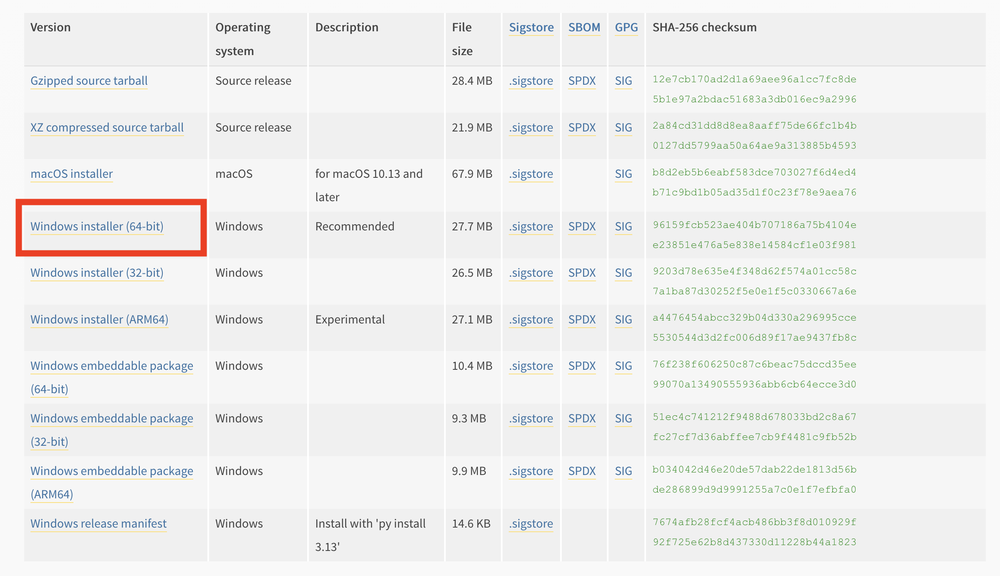
#> input picture tutorials/images/files.png, 1000 x 576 px, shrunk from 2396 x 1380 before the run, given in place of the camera
$ python opencv_guide_4.py
#> lines starting #> are read from the running program, lines starting #| are printed output that depends on the picture; after the words box and inside, x2 and y2 are one past the last pixel; in counts of white or black regions, pixels touching at a corner belong together
"""
4_webcam.py

This program opens the computer's webcam and detects red-colored objects in
the video feed using contour detection. The frame is converted from BGR to
HSV color space so red colors can be detected more reliably. A mask isolates
red regions, and contours are used to find the shapes of these regions.
Small contours are ignored using a minimum area threshold to reduce noise.
A bounding rectangle is drawn around valid red objects.
"""

import cv2  # Import OpenCV library for webcam capture and drawing functions
import numpy as np  # Import NumPy for numerical operations and array handling


def main():
    # Create a VideoCapture object to access the default webcam (index 0)
    cap = cv2.VideoCapture(0)

    # Check if the webcam opened successfully
    if not cap.isOpened():
        print("Error: Could not open webcam")
        return

    # Start a loop to continuously capture frames from the webcam
    while True:
        # Read a frame from the webcam
        # ret = True if frame captured successfully
        # frame = the image frame captured from the webcam
        ret, frame = cap.read()
#> frame is the input picture: shape (576, 1000, 3); mean B, G, R 238.1, 238.9, 238.7

        # If the frame could not be captured, exit the loop
        if not ret:
            print("Failed to grab frame")
            break

        # Convert the frame from BGR color space to HSV color space
        # HSV makes it easier to detect specific colors
        hsv = cv2.cvtColor(frame, cv2.COLOR_BGR2HSV)
#> hsv: shape (576, 1000, 3); mean H, S, V 10.2, 4.3, 240.5

        # Define the lower and upper HSV bounds for detecting red
        lower_red = np.array([0, 120, 70])
        upper_red = np.array([10, 255, 255])

        # Create a mask that keeps only the red colors within the range
        mask = cv2.inRange(hsv, lower_red, upper_red)
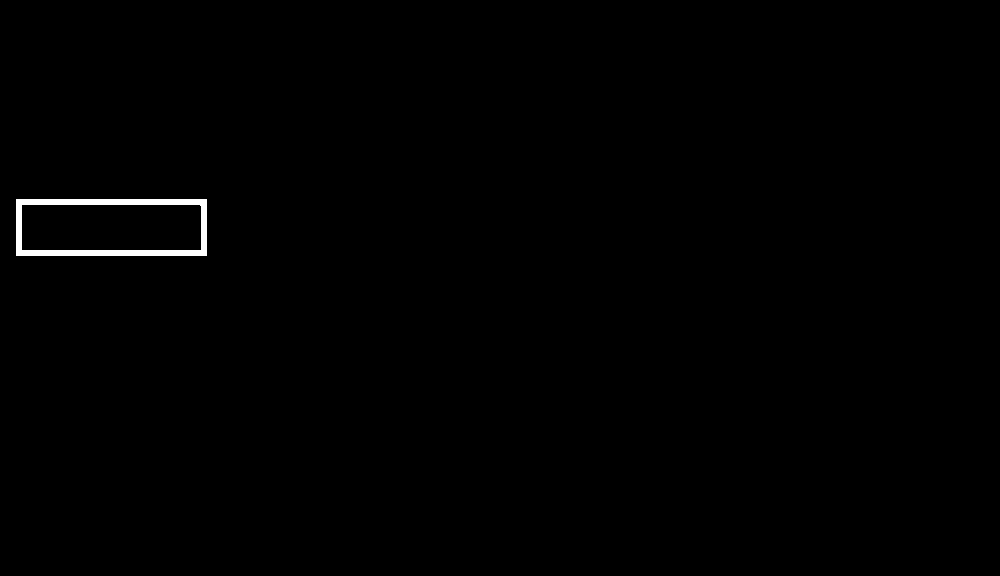
#> mask: shape (576, 1000); 0.49% white; 1 white region, box (x1, y1, x2, y2) and area: (16, 199, 207, 256) 2833

        # Find contours in the mask
        # Contours represent the outlines of detected regions
        contours, _ = cv2.findContours(mask, cv2.RETR_EXTERNAL, cv2.CHAIN_APPROX_SIMPLE)
#> contours = [[[16, 199], [16, 255], [206, 255], [206, 199]]]

        # Loop through each detected contour
        for contour in contours:
            # Calculate the area of the contour
            area = cv2.contourArea(contour)

            # Ignore small contours to reduce noise in detection
            if area > 500:
                # Get the bounding rectangle for the contour
                x, y, w, h = cv2.boundingRect(contour)

                # Draw the rectangle around the detected red object
                cv2.rectangle(frame, (x, y), (x + w, y + h), (0, 255, 0), 2)
#> this loop made 1 pass
#> (contour, area, x, y, w, h) on pass 1: ([[16, 199], [16, 255], [206, 255], [206, 199]], 10640, 16, 199, 191, 57)
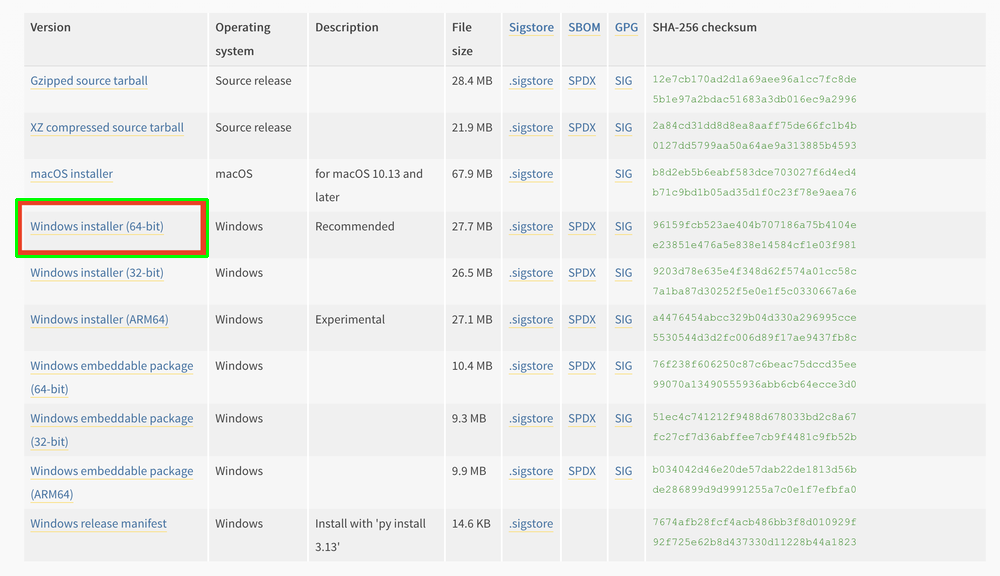
#> frame: shape (576, 1000, 3); 0.26% of pixels changed, all inside (x1, y1, x2, y2) = (15, 198, 209, 258)

        # Display the webcam frame with any detected bounding box
        cv2.imshow("Red Object Detection with Contours", frame)
        cv2.imshow("Mask", mask)

        # Wait 1 ms for a key press
        # If the 'q' key is pressed, exit the loop
        if cv2.waitKey(1) & 0xFF == ord("q"):
#> (key q is pressed here)
            break

    # Release the webcam when the program ends
    cap.release()

    # Close all OpenCV windows
    cv2.destroyAllWindows()


# Run the main function only if this script is executed directly
if __name__ == "__main__":
    main()
